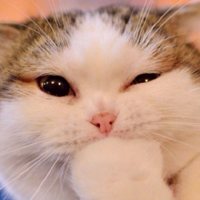
#> input picture img/cat.jpg, 200 x 200 px
$ python border_test.py
#> lines starting #> are read from the running program, lines starting #| are printed output that depends on the picture
import cv2 as cv

# 读取图像
img = cv.imread("img/cat.jpg")
#> img is the input picture: shape (200, 200, 3); mean B, G, R 134.4, 154.4, 193.9

# 边界填充
top_size, bottom_size, left_size, right_size = (50, 50, 50, 50)
replicate = cv.copyMakeBorder(img, top_size, bottom_size, left_size, right_size, borderType=cv.BORDER_REPLICATE)
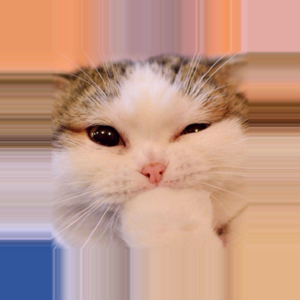
#> replicate: shape (300, 300, 3); mean B, G, R 136, 153.3, 193.7
cv.imshow("replicate", replicate)

cv.waitKey(0)
cv.destroyAllWindows()
